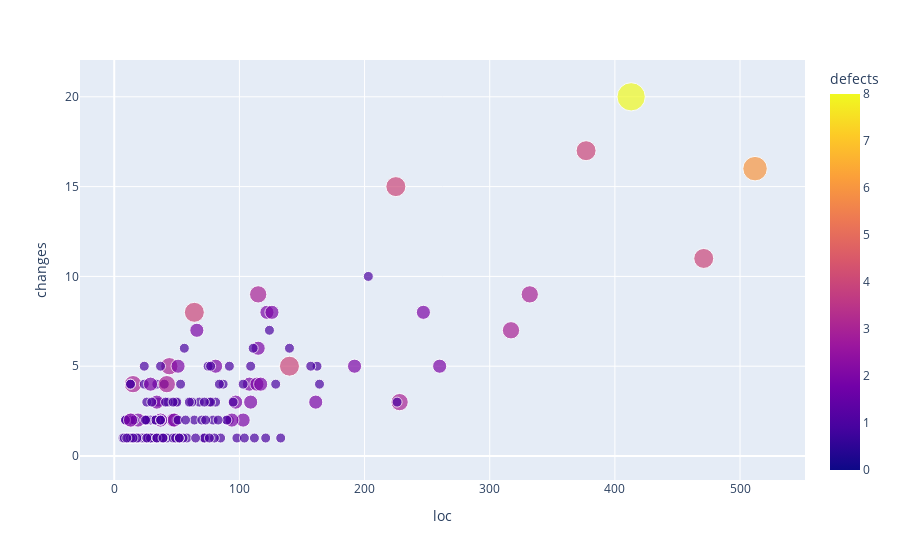

The code cell stored with this chart in its notebook:
### Code cell
fig = px.scatter(df_defects, x="loc", y="changes", color="defects", size="defects",
                hover_data=['fullpath'])
fig.show()

### Figure 1 — Plotly figure (JSON) as saved in the notebook; plotly's stock layout.template omitted (floating-point values rounded to 4 significant figures; data arrays with more than 128 entries replaced by an {"elided": "..."} marker saying what was removed)
{"data": [{"customdata": {"elided": "815x1 str values"}, "hovertemplate": "loc=%{x}<br>changes=%{y}<br>defects=%{marker.color}<br>fullpath=%{customdata[0]}<extra></extra>", "legendgroup": "", "marker": {"color": {"elided": "815 int values"}, "coloraxis": "coloraxis", "size": {"elided": "815 int values"}, "sizemode": "area", "sizeref": 0.02, "symbol": "circle"}, "mode": "markers", "name": "", "orientation": "v", "showlegend": false, "type": "scatter", "x": {"elided": "815 int values"}, "xaxis": "x", "y": {"elided": "815 int values"}, "yaxis": "y"}], "layout": {"coloraxis": {"colorbar": {"title": {"text": "defects"}}, "colorscale": [[0, "#0d0887"], [0.1111, "#46039f"], [0.2222, "#7201a8"], [0.3333, "#9c179e"], [0.4444, "#bd3786"], [0.5556, "#d8576b"], [0.6667, "#ed7953"], [0.7778, "#fb9f3a"], [0.8889, "#fdca26"], [1, "#f0f921"]]}, "legend": {"itemsizing": "constant", "tracegroupgap": 0}, "margin": {"t": 60}, "xaxis": {"anchor": "y", "domain": [0, 1], "title": {"text": "loc"}}, "yaxis": {"anchor": "x", "domain": [0, 1], "title": {"text": "changes"}}}}
